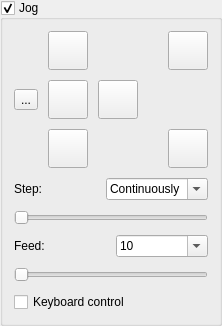
          <widget class="QGroupBox" name="grpJog">
           <property name="title">
            <string>Jog</string>
           </property>
           <property name="checkable">
            <bool>true</bool>
           </property>
           <property name="overrided" stdset="0">
            <bool>false</bool>
           </property>
           <layout class="QVBoxLayout" name="verticalLayout_11">
            <item>
             <widget class="QWidget" name="widgetJog" native="true">
              <layout class="QVBoxLayout" name="verticalLayout_9">
               <property name="spacing">
                <number>10</number>
               </property>
               <property name="leftMargin">
                <number>0</number>
               </property>
               <property name="topMargin">
                <number>0</number>
               </property>
               <property name="rightMargin">
                <number>0</number>
               </property>
               <property name="bottomMargin">
                <number>0</number>
               </property>
               <item>
                <layout class="QGridLayout" name="gridLayout_3">
                 <item row="2" column="2">
                  <widget class="StyledToolButton" name="cmdXPlus">
                   <property name="sizePolicy">
                    <sizepolicy hsizetype="Fixed" vsizetype="Fixed">
                     <horstretch>0</horstretch>
                     <verstretch>0</verstretch>
                    </sizepolicy>
                   </property>
                   <property name="toolTip">
                    <string>X+</string>
                   </property>
                   <property name="text">
                    <string/>
                   </property>
                   <property name="icon">
                    <iconset resource="images.qrc">
                     <normaloff>:/images/1401562173_chevron-right.png</normaloff>:/images/1401562173_chevron-right.png</iconset>
                   </property>
                   <property name="iconSize">
                    <size>
                     <width>32</width>
                     <height>32</height>
                    </size>
                   </property>
                   <property name="adjustSize" stdset="0">
                    <bool>true</bool>
                   </property>
                  </widget>
                 </item>
                 <item row="2" column="0">
                  <widget class="StyledToolButton" name="cmdXMinus">
                   <property name="sizePolicy">
                    <sizepolicy hsizetype="Fixed" vsizetype="Fixed">
                     <horstretch>0</horstretch>
                     <verstretch>0</verstretch>
                    </sizepolicy>
                   </property>
                   <property name="toolTip">
                    <string>X-</string>
                   </property>
                   <property name="text">
                    <string>...</string>
                   </property>
                   <property name="icon">
                    <iconset resource="images.qrc">
                     <normaloff>:/images/1401561986_chevron-left.png</normaloff>:/images/1401561986_chevron-left.png</iconset>
                   </property>
                   <property name="iconSize">
                    <size>
                     <width>32</width>
                     <height>32</height>
                    </size>
                   </property>
                   <property name="adjustSize" stdset="0">
                    <bool>true</bool>
                   </property>
                  </widget>
                 </item>
                 <item row="3" column="1">
                  <widget class="StyledToolButton" name="cmdYMinus">
                   <property name="sizePolicy">
                    <sizepolicy hsizetype="Fixed" vsizetype="Fixed">
                     <horstretch>0</horstretch>
                     <verstretch>0</verstretch>
                    </sizepolicy>
                   </property>
                   <property name="toolTip">
                    <string>Y-</string>
                   </property>
                   <property name="text">
                    <string/>
                   </property>
                   <property name="icon">
                    <iconset resource="images.qrc">
                     <normaloff>:/images/1401562173_chevron-down.png</normaloff>:/images/1401562173_chevron-down.png</iconset>
                   </property>
                   <property name="iconSize">
                    <size>
                     <width>32</width>
                     <height>32</height>
                    </size>
                   </property>
                   <property name="adjustSize" stdset="0">
                    <bool>true</bool>
                   </property>
                  </widget>
                 </item>
                 <item row="2" column="1">
                  <widget class="StyledToolButton" name="cmdStop">
                   <property name="sizePolicy">
                    <sizepolicy hsizetype="Fixed" vsizetype="Fixed">
                     <horstretch>0</horstretch>
                     <verstretch>0</verstretch>
                    </sizepolicy>
                   </property>
                   <property name="toolTip">
                    <string>Stop</string>
                   </property>
                   <property name="text">
                    <string/>
                   </property>
                   <property name="icon">
                    <iconset resource="images.qrc">
                     <normaloff>:/images/brake.png</normaloff>:/images/brake.png</iconset>
                   </property>
                   <property name="iconSize">
                    <size>
                     <width>32</width>
                     <height>32</height>
                    </size>
                   </property>
                   <property name="adjustSize" stdset="0">
                    <bool>true</bool>
                   </property>
                  </widget>
                 </item>
                 <item row="0" column="1">
                  <widget class="StyledToolButton" name="cmdYPlus">
                   <property name="sizePolicy">
                    <sizepolicy hsizetype="Fixed" vsizetype="Fixed">
                     <horstretch>0</horstretch>
                     <verstretch>0</verstretch>
                    </sizepolicy>
                   </property>
                   <property name="toolTip">
                    <string>Y+</string>
                   </property>
                   <property name="text">
                    <string/>
                   </property>
                   <property name="icon">
                    <iconset resource="images.qrc">
                     <normaloff>:/images/1401562173_chevron-up.png</normaloff>:/images/1401562173_chevron-up.png</iconset>
                   </property>
                   <property name="iconSize">
                    <size>
                     <width>32</width>
                     <height>32</height>
                    </size>
                   </property>
                   <property name="adjustSize" stdset="0">
                    <bool>true</bool>
                   </property>
                  </widget>
                 </item>
                 <item row="0" column="3">
                  <layout class="QHBoxLayout" name="horizontalLayout_6">
                   <item>
                    <spacer name="horizontalSpacer">
                     <property name="orientation">
                      <enum>Qt::Horizontal</enum>
                     </property>
                     <property name="sizeHint" stdset="0">
                      <size>
                       <width>20</width>
                       <height>20</height>
                      </size>
                     </property>
                    </spacer>
                   </item>
                   <item>
                    <widget class="StyledToolButton" name="cmdZPlus">
                     <property name="sizePolicy">
                      <sizepolicy hsizetype="Fixed" vsizetype="Fixed">
                       <horstretch>0</horstretch>
                       <verstretch>0</verstretch>
                      </sizepolicy>
                     </property>
                     <property name="toolTip">
                      <string>Z+</string>
                     </property>
                     <property name="text">
                      <string/>
                     </property>
                     <property name="icon">
                      <iconset resource="images.qrc">
                       <normaloff>:/images/1401562699_icon-arrow-up-b.png</normaloff>:/images/1401562699_icon-arrow-up-b.png</iconset>
                     </property>
                     <property name="iconSize">
                      <size>
                       <width>32</width>
                       <height>32</height>
                      </size>
                     </property>
                     <property name="adjustSize" stdset="0">
                      <bool>true</bool>
                     </property>
                    </widget>
                   </item>
                  </layout>
                 </item>
                 <item row="3" column="3">
                  <layout class="QHBoxLayout" name="horizontalLayout_8">
                   <item>
                    <spacer name="horizontalSpacer_2">
                     <property name="orientation">
                      <enum>Qt::Horizontal</enum>
                     </property>
                     <property name="sizeHint" stdset="0">
                      <size>
                       <width>20</width>
                       <height>20</height>
                      </size>
                     </property>
                    </spacer>
                   </item>
                   <item>
                    <widget class="StyledToolButton" name="cmdZMinus">
                     <property name="sizePolicy">
                      <sizepolicy hsizetype="Fixed" vsizetype="Fixed">
                       <horstretch>0</horstretch>
                       <verstretch>0</verstretch>
                      </sizepolicy>
                     </property>
                     <property name="toolTip">
                      <string>Z-</string>
                     </property>
                     <property name="text">
                      <string/>
                     </property>
                     <property name="icon">
                      <iconset resource="images.qrc">
                       <normaloff>:/images/1401562699_icon-arrow-down-b.png</normaloff>:/images/1401562699_icon-arrow-down-b.png</iconset>
                     </property>
                     <property name="iconSize">
                      <size>
                       <width>32</width>
                       <height>32</height>
                      </size>
                     </property>
                     <property name="adjustSize" stdset="0">
                      <bool>true</bool>
                     </property>
                    </widget>
                   </item>
                  </layout>
                 </item>
                </layout>
               </item>
               <item>
                <spacer name="spaJog">
                 <property name="orientation">
                  <enum>Qt::Vertical</enum>
                 </property>
                 <property name="sizeType">
                  <enum>QSizePolicy::Fixed</enum>
                 </property>
                </spacer>
               </item>
               <item>
                <layout class="QHBoxLayout" name="horizontalLayout_11">
                 <item>
                  <widget class="QLabel" name="label_20">
                   <property name="text">
                    <string>Step:</string>
                   </property>
                  </widget>
                 </item>
                 <item>
                  <widget class="ComboBoxKey" name="cboJogStep">
                   <property name="editable">
                    <bool>true</bool>
                   </property>
                   <property name="insertPolicy">
                    <enum>QComboBox::NoInsert</enum>
                   </property>
                   <item>
                    <property name="text">
                     <string>Continuously</string>
                    </property>
                   </item>
                   <item>
                    <property name="text">
                     <string>0.01</string>
                    </property>
                   </item>
                   <item>
                    <property name="text">
                     <string>0.1</string>
                    </property>
                   </item>
                   <item>
                    <property name="text">
                     <string>1</string>
                    </property>
                   </item>
                   <item>
                    <property name="text">
                     <string>5</string>
                    </property>
                   </item>
                   <item>
                    <property name="text">
                     <string>10</string>
                    </property>
                   </item>
                   <item>
                    <property name="text">
                     <string>100</string>
                    </property>
                   </item>
                  </widget>
                 </item>
                </layout>
               </item>
               <item>
                <widget class="QSlider" name="sliJogStep">
                 <property name="minimum">
                  <number>0</number>
                 </property>
                 <property name="maximum">
                  <number>6</number>
                 </property>
                 <property name="pageStep">
                  <number>1</number>
                 </property>
                 <property name="value">
                  <number>0</number>
                 </property>
                 <property name="orientation">
                  <enum>Qt::Horizontal</enum>
                 </property>
                </widget>
               </item>
               <item>
                <layout class="QHBoxLayout" name="horizontalLayout_12">
                 <item>
                  <widget class="QLabel" name="label_22">
                   <property name="text">
                    <string>Feed:</string>
                   </property>
                  </widget>
                 </item>
                 <item>
                  <widget class="ComboBoxKey" name="cboJogFeed">
                   <property name="editable">
                    <bool>true</bool>
                   </property>
                   <property name="insertPolicy">
                    <enum>QComboBox::NoInsert</enum>
                   </property>
                   <item>
                    <property name="text">
                     <string>10</string>
                    </property>
                   </item>
                   <item>
                    <property name="text">
                     <string>50</string>
                    </property>
                   </item>
                   <item>
                    <property name="text">
                     <string>100</string>
                    </property>
                   </item>
                   <item>
                    <property name="text">
                     <string>500</string>
                    </property>
                   </item>
                   <item>
                    <property name="text">
                     <string>1000</string>
                    </property>
                   </item>
                   <item>
                    <property name="text">
                     <string>2000</string>
                    </property>
                   </item>
                  </widget>
                 </item>
                </layout>
               </item>
               <item>
                <widget class="QSlider" name="sliJogFeed">
                 <property name="minimum">
                  <number>0</number>
                 </property>
                 <property name="maximum">
                  <number>5</number>
                 </property>
                 <property name="pageStep">
                  <number>1</number>
                 </property>
                 <property name="value">
                  <number>0</number>
                 </property>
                 <property name="orientation">
                  <enum>Qt::Horizontal</enum>
                 </property>
                </widget>
               </item>
               <item>
                <widget class="QCheckBox" name="chkKeyboardControl">
                 <property name="text">
                  <string>Keyboard control</string>
                 </property>
                </widget>
               </item>
              </layout>
             </widget>
            </item>
           </layout>
          </widget>
